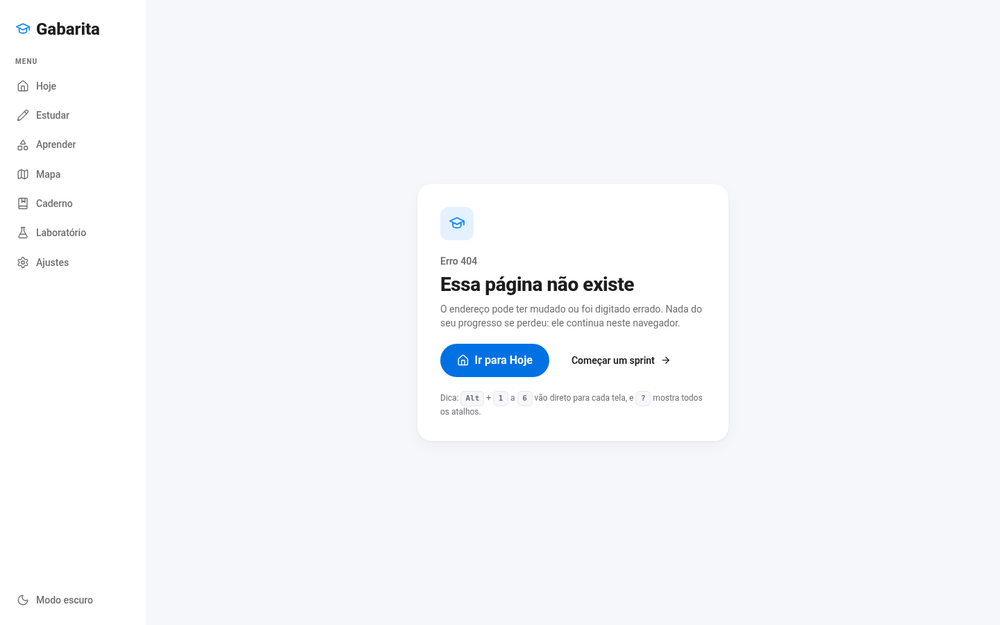
#> input picture design/capturas/depois/404-1440.png, 1000 x 625 px, shrunk from 1440 x 900 before the run, found by its file name; its folder holds only this picture in this run
$ python comparar.py
#> lines starting #> are read from the running program, lines starting #| are printed output that depends on the picture
# Monta design/capturas/comparar/<tela>-<largura>.png com antes | depois lado a lado.
# Uso: python3 design/scripts/comparar.py
import glob, os
from PIL import Image, ImageDraw

BASE = "design/capturas"
os.makedirs(f"{BASE}/comparar", exist_ok=True)
for depois in sorted(glob.glob(f"{BASE}/depois/*.png")):
    nome = os.path.basename(depois)
    antes = f"{BASE}/antes/{nome}"
    if not os.path.exists(antes):
        continue
    a, d = Image.open(antes).convert("RGB"), Image.open(depois).convert("RGB")
#> a is the input picture: PIL image 1000x625 RGB; mean R, G, B 244.9, 247, 249.8
    faixa, vao = 28, 16
    folha = Image.new("RGB", (a.width + d.width + vao, max(a.height, d.height) + faixa), "#3a3a3c")
    folha.paste(a, (0, faixa))
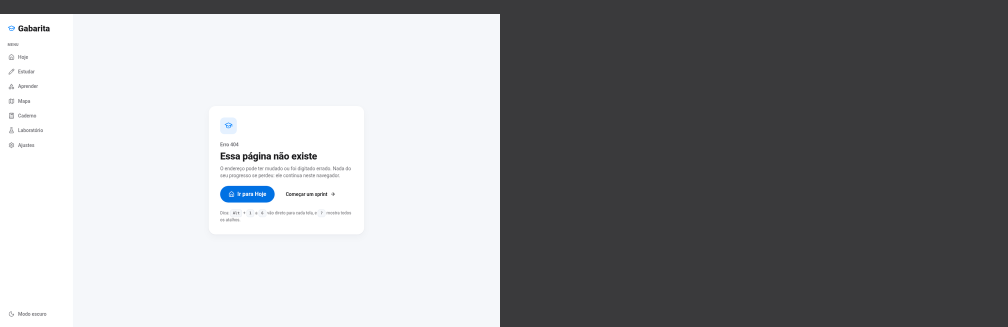
#> folha: PIL image 2016x653 RGB (shown at 1/2 size); mean R, G, B 146.7, 147.7, 150.1
    folha.paste(d, (a.width + vao, faixa))
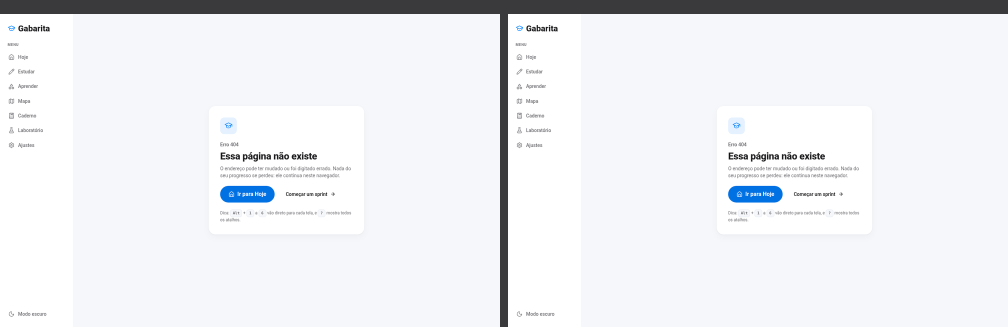
#> folha: PIL image 2016x653 RGB (shown at 1/2 size); mean R, G, B 235.5, 237.4, 240.2
    lapis = ImageDraw.Draw(folha)
    lapis.text((8, 8), "ANTES (origin/main)", fill="#ffffff")
    lapis.text((a.width + vao + 8, 8), "DEPOIS (esta branch)", fill="#ffffff")
    folha.save(f"{BASE}/comparar/{nome}")
    print(nome, folha.size)
#| 404-1440.png (2016, 653)

$ run again, on design/capturas/depois/aprender-1440.png
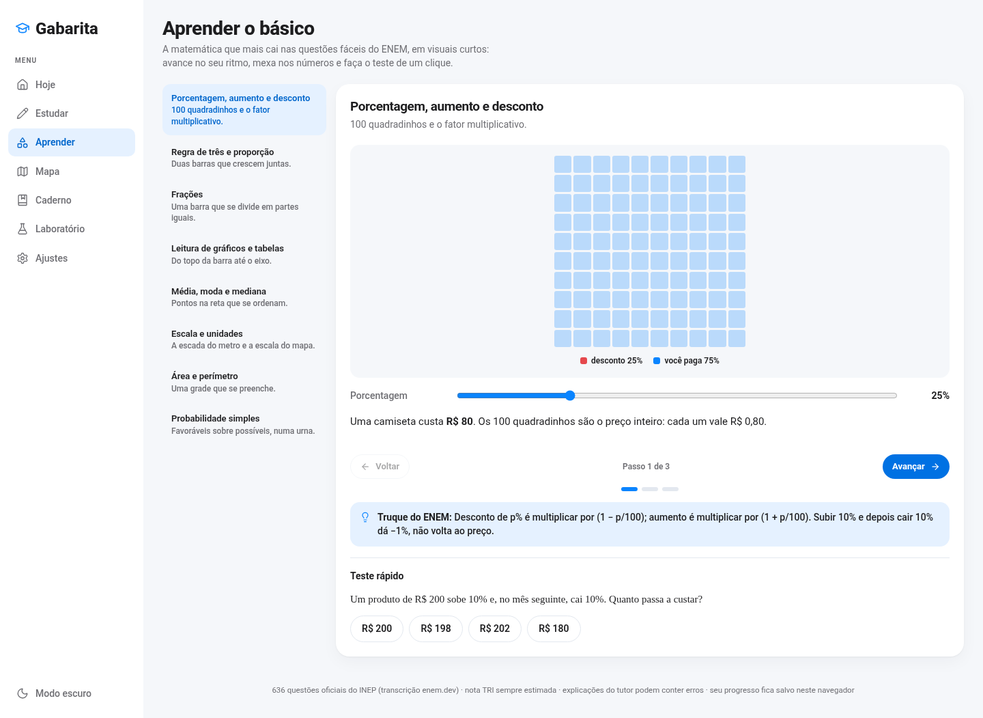
#> input picture design/capturas/depois/aprender-1440.png, 983 x 718 px, shrunk from 1440 x 1051 before the run, found by its file name
#> a is the input picture: PIL image 983x718 RGB; mean R, G, B 241, 244.4, 248.5
#> `folha.paste(a, (0, faixa))`:
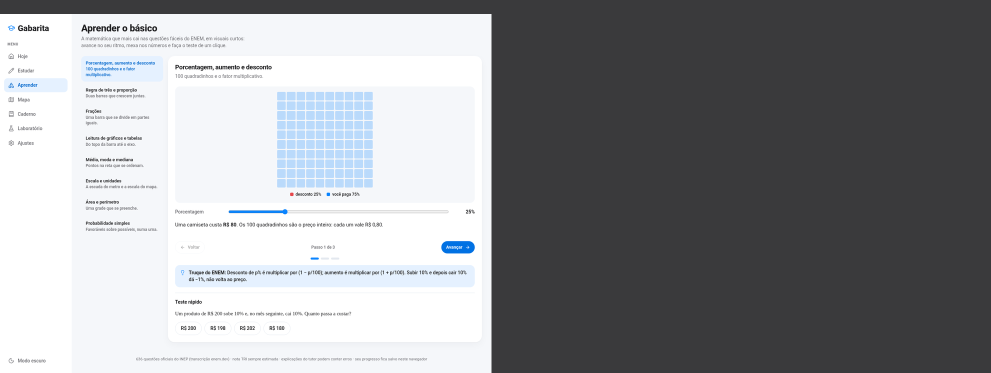
#> folha: PIL image 1982x746 RGB (shown at 1/2 size); mean R, G, B 145.4, 147, 150
#> `folha.paste(d, (a.width + vao, faixa))`:
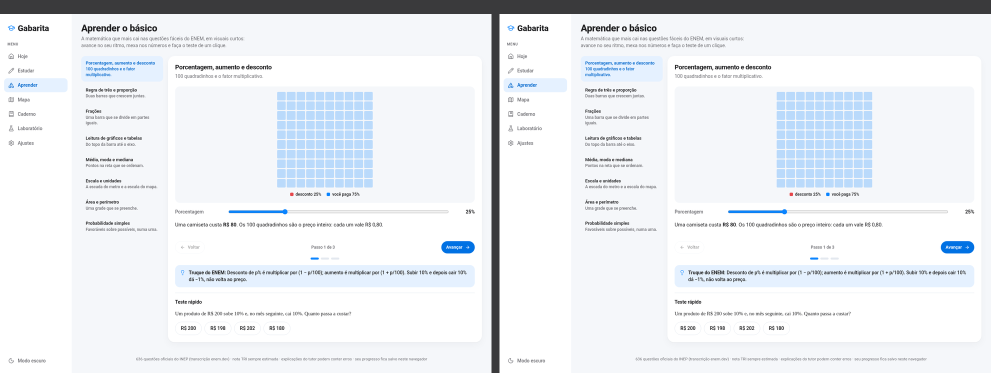
#> folha: PIL image 1982x746 RGB (shown at 1/2 size); mean R, G, B 232.8, 236, 239.9
#| aprender-1440.png (1982, 746)

$ run again, on design/capturas/depois/aprender-375.png
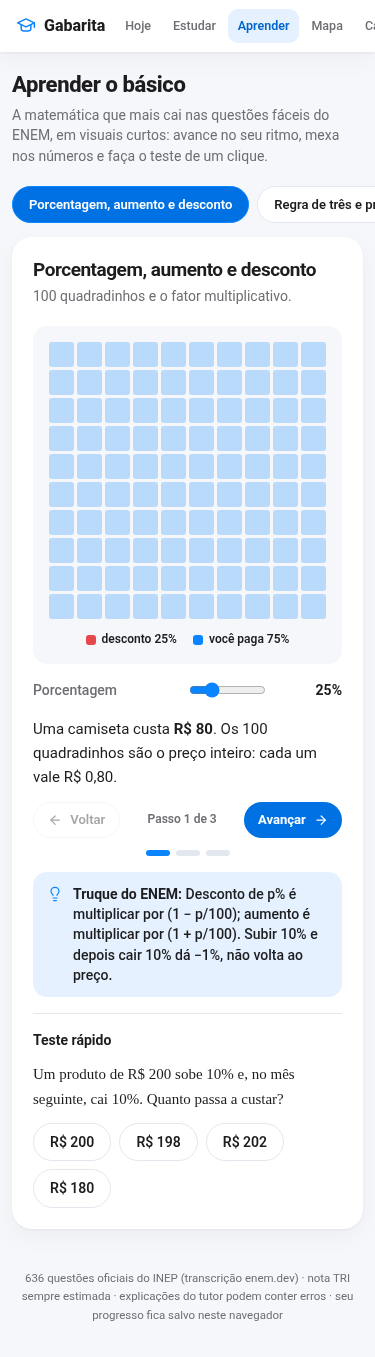
#> input picture design/capturas/depois/aprender-375.png, 375 x 1357 px, found by its file name
#> a is the input picture: PIL image 375x1357 RGB; mean R, G, B 228.2, 236.2, 244.9
#> `folha.paste(a, (0, faixa))`:
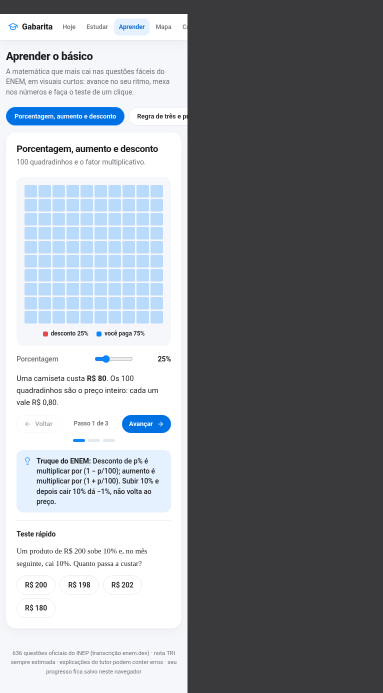
#> folha: PIL image 766x1385 RGB (shown at 1/2 size); mean R, G, B 139.6, 143.5, 148.7
#> `folha.paste(d, (a.width + vao, faixa))`:
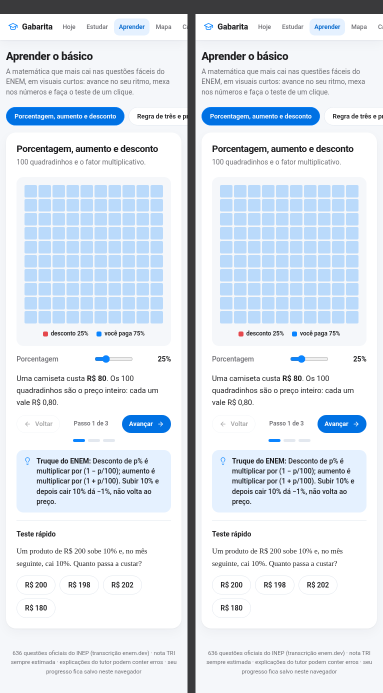
#> folha: PIL image 766x1385 RGB (shown at 1/2 size); mean R, G, B 221.3, 228.9, 237.4
#| aprender-375.png (766, 1385)
